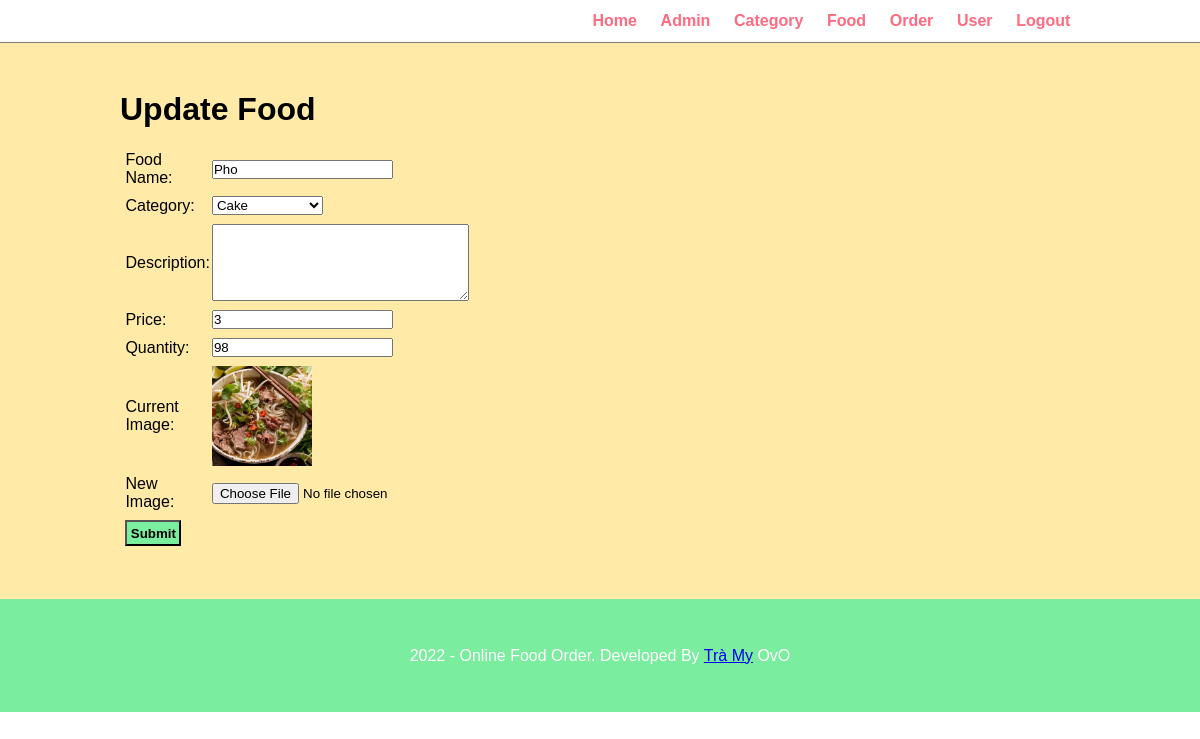
Screenshot of /admin/update-food.php?id=10 with the database file from the repository.
### tables this page shows
CREATE TABLE `food` (
  `foodId` int(10) UNSIGNED NOT NULL,
  `foodName` varchar(100) NOT NULL,
  `category` varchar(100) NOT NULL,
  `description` varchar(255) NOT NULL,
  `price` double NOT NULL,
  `image` varchar(255) NOT NULL,
  `quantityInStock` int(11) NOT NULL
);

### admin/update-food.php (the view, shortened to what this page needs)
<?php include('parts/menu.php')?>
        <div class = "maincontent">
            <div class = "wrapper">
                <h1>Update Food</h1>
                <br />
                <?php
                    $id=$_GET['id'];
                    $sql="SELECT * FROM food WHERE foodId='$id'";
                    $res=mysqli_query($conn, $sql);
                    $count = mysqli_num_rows($res);
                    if($count==1)
                    {
                        $row=mysqli_fetch_assoc($res);
                        $foodName = $row['foodName'];
                        $description = $row['description'];
                        $price = $row['price'];
                        $quantity = $row['quantityInStock'];
                        $image = $row['image'];
                    }
                    else
                    {
                        $_SESSION['update'] = "<div class='error'>Food doesn't exist</div>";
                        header('location:'.SITEURL.'admin/manage-food.php');
                    }
                ?>
                <form action="" method="POST" enctype="multipart/form-data">
                    <table  class="tbl-30">
                        <tr>
                            <td>Food Name: </td>
                            <td>
                                <input type="text" name="foodName" value=<?php echo $foodName; ?>>
                            </td>
                        </tr>
                        <tr>
                            <td>Category: </td>
                            <td>
                                <select name='category'>
                                    <?php
                                        $sql = "SELECT * FROM category";
                                        $res = mysqli_query($conn, $sql);
                                        $count = mysqli_num_rows($res);
                                        if($count>0)
                                        {
                                            while($rows=mysqli_fetch_assoc($res))
                                            {
                                                $category = $rows['category'];
                                                ?>
                                                <option value=<?php echo $category; ?>> <?php echo $category; ?> </option>
                                                <?php
                                            }
                                        }
                                        else
                                        {
                                            $_SESSION['null'] = "<div class='error'>Failed to Add Food. Category is mustn't null. Please Add Category!</div>";
                                            header("location:".SITEURL.'admin/manage-food.php');
                                        }
                                    ?>
                                </select>
                            </td>
                        </tr>
                        <tr>
                            <td>Description: </td>
                            <td>
                                <textarea name="description" cols="30" rows="5" value=<?php echo $description; ?>></textarea>
                            </td>
                        </tr>
                        <tr>
                            <td>Price: </td>
                            <td>
                                <input type="number" name="price" value=<?php echo $price; ?>>
                            </td>
                        </tr>
                        <tr>
                            <td>Quantity: </td>
                            <td>
                                <input type="number" name="quantityInStock" value=<?php echo $quantity; ?>>
                            </td>
                        </tr>
                        <tr>
                            <td>Current Image: </td>
                            <td>
                                    <img src="<?php echo SITEURL; ?>images/<?php echo $image; ?>" width="100px">
                            </td>
                        </tr>
                        <tr>
                            <td>New Image: </td>
                            <td>
                                <input type="file" name="image">
                            </td>
                        </tr>
                        <tr>
                            <td colspan="2">
                                <input type="submit" name="submit" value="Submit" class="btn-secondary">
                            </td>
                        </tr>
                    </table>
                </form>
            </div>
        </div>
<?php include('parts/footer.php')?>

### css/admin.css (style rules this page uses)
* { margin: 0; padding: 0; font-family: Arial, Helvetica, sans-serif; }
.wrapper { padding: 1%; width: 80%; margin: 0 auto; }
.tbl-30 { width: 30%; }
.btn-secondary { background-color: #7bed9f; padding: 1%; color: black; text-decoration: none; font-weight: bold; }
.maincontent { padding: 3% 0; background-color: #ffeaa7; }
table tr td { padding: 1%; }

### rows the page displays
food: foodName "Pho", price "3", quantityInStock "98", image (picture)

### other values shown
form field category "Cake"
